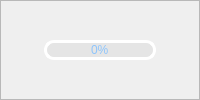
              <widget class="QFrame" name="rightbox_play">
               <property name="frameShape">
                <enum>QFrame::StyledPanel</enum>
               </property>
               <property name="frameShadow">
                <enum>QFrame::Raised</enum>
               </property>
               <layout class="QHBoxLayout" name="horizontalLayout_20">
                <property name="leftMargin">
                 <number>5</number>
                </property>
                <property name="topMargin">
                 <number>5</number>
                </property>
                <property name="rightMargin">
                 <number>5</number>
                </property>
                <property name="bottomMargin">
                 <number>5</number>
                </property>
                <item>
                 <widget class="QPushButton" name="run_button">
                  <property name="minimumSize">
                   <size>
                    <width>0</width>
                    <height>30</height>
                   </size>
                  </property>
                  <property name="maximumSize">
                   <size>
                    <width>16777215</width>
                    <height>30</height>
                   </size>
                  </property>
                  <property name="cursor">
                   <cursorShape>PointingHandCursor</cursorShape>
                  </property>
                  <property name="mouseTracking">
                   <bool>true</bool>
                  </property>
                  <property name="styleSheet">
                   <string notr="true">QPushButton{
background-repeat: no-repeat;
background-position: center;
border: none;
}
QPushButton:hover{

}</string>
                  </property>
                  <property name="text">
                   <string/>
                  </property>
                  <property name="icon">
                   <iconset resource="YOLOSHOWUI.qrc">
                    <normaloff>:/rightbox/images/newsize/play.png</normaloff>:/rightbox/images/newsize/play.png</iconset>
                  </property>
                  <property name="iconSize">
                   <size>
                    <width>20</width>
                    <height>20</height>
                   </size>
                  </property>
                  <property name="checkable">
                   <bool>true</bool>
                  </property>
                  <property name="checked">
                   <bool>false</bool>
                  </property>
                 </widget>
                </item>
                <item>
                 <widget class="QProgressBar" name="progress_bar">
                  <property name="minimumSize">
                   <size>
                    <width>0</width>
                    <height>20</height>
                   </size>
                  </property>
                  <property name="maximumSize">
                   <size>
                    <width>16777215</width>
                    <height>20</height>
                   </size>
                  </property>
                  <property name="styleSheet">
                   <string notr="true">QProgressBar{ 
font: 700 10pt &quot;Nirmala UI&quot;;
color: #8EC5FC; 
text-align:center; 
border:3px solid rgb(255, 255, 255);
border-radius: 10px; 
background-color: rgba(215, 215, 215,100);
} 

QProgressBar:chunk{ 
border-radius:0px; 
background:  lightgrey;
border-radius: 7px;
}</string>
                  </property>
                  <property name="maximum">
                   <number>100</number>
                  </property>
                  <property name="value">
                   <number>0</number>
                  </property>
                 </widget>
                </item>
                <item>
                 <widget class="QPushButton" name="stop_button">
                  <property name="minimumSize">
                   <size>
                    <width>0</width>
                    <height>30</height>
                   </size>
                  </property>
                  <property name="maximumSize">
                   <size>
                    <width>16777215</width>
                    <height>30</height>
                   </size>
                  </property>
                  <property name="cursor">
                   <cursorShape>PointingHandCursor</cursorShape>
                  </property>
                  <property name="styleSheet">
                   <string notr="true">QPushButton{
background-image: url(:/rightbox/images/newsize/stop.png);
background-repeat: no-repeat;
background-position: center;
border: none;
}

QPushButton:hover{

}</string>
                  </property>
                  <property name="text">
                   <string/>
                  </property>
                 </widget>
                </item>
               </layout>
              </widget>
